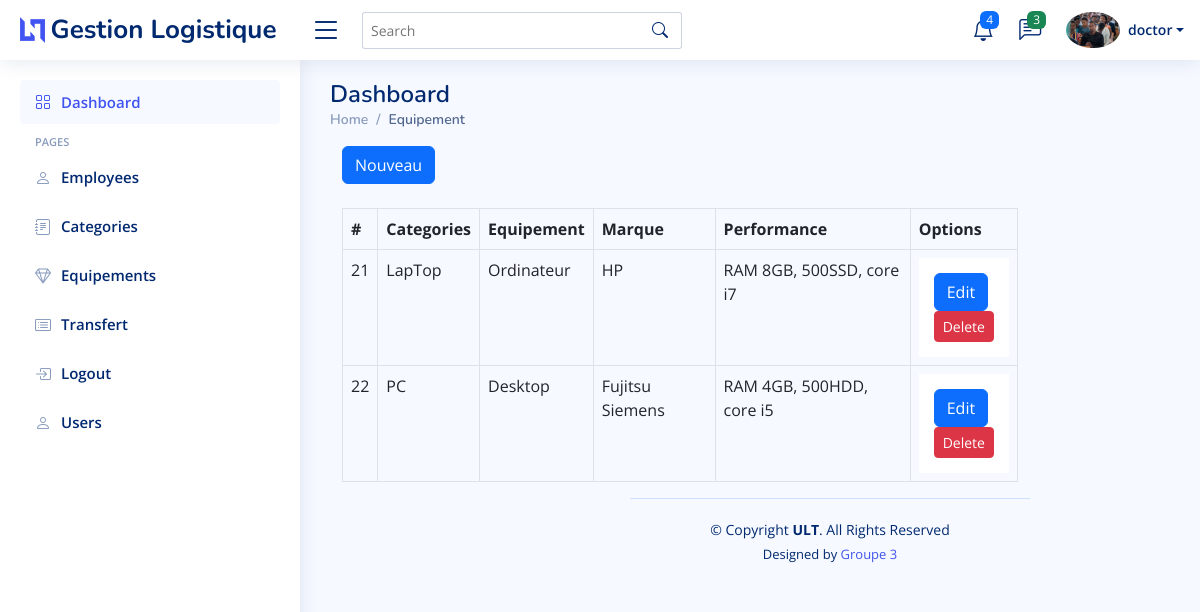
Screenshot of /products/ (signed in) with the database file from the repository.
### app/models/product.py (models this page shows, shortened)
class Product(models.Model):
    product_name = models.CharField(max_length=50, null=True)
    marque = models.CharField(max_length=50, null=True)
    performance = models.CharField(max_length=50, null=True)
    category = models.ForeignKey(Category, on_delete=models.CASCADE)

### app/models/categories.py (models this page shows)
class Category(models.Model):
    category_name = models.CharField(max_length=50, null=True)
    def __str__(self):
        return self.category_name

### app/views/products.py (the view)
# urls.py: path('', admin.index, name='home'),
@login_required(login_url='/login')
def index(request):
    assert isinstance(request, HttpRequest)
    products = Product.objects.all()
    return render(
        request,
        'app/products/index.html',
        {
            'products': products
        }
    )

### app/templates/app/products/index.html (shortened to what this page needs)
{% extends 'app/layouts/defaults.html' %}
{% block content %}
<div class="pagetitle">
    <h1>Dashboard</h1>
    <nav>
      <ol class="breadcrumb">
        <li class="breadcrumb-item"><a href="{% url 'home' %}">Home</a></li>
        <li class="breadcrumb-item active">Equipement</li>
      </ol>
    </nav>
</div>
<div class="col-sm-9 col-sm-offset-3 col-lg-10 col-lg-offset-2 main">
    <div class="container-fluid">
        <a href="{% url 'products_create' %} " class="btn btn-primary">Nouveau</a>
        <br><br>
        <div class="table-responsive">
            <table class="table table-bordered table-stripped">
                <thead>
                    <tr>
                    <th>#</th>
                    <th> Categories</th>
                    <th> Equipement </th>
                    <th> Marque </th>
                    <th> Performance </th>
                    <th> Options </th>
                    </tr>
                </thead>
                <tbody>
                    {% for product in products %}
                    <tr>
                        <td>{{ product.id }} </td>
                        <td>{{product.category}} </td>
                        <td>{{product.product_name}} </td>
                        <td>{{product.marque}} </td>
                        <td>{{product.performance}} </td>
                        <td>
                            <div class="card-footer">
                                <a href="{% url 'products_edit' product.id %}"class="btn btn-primary">Edit</a>
                                <form action="{% url 'products_delete' product.id %}" method="POST">
                                    <button type="submit" onclick="return confirm('Ushaka kuyifuta??')"
                                        class="btn btn-danger btn-sm"> Delete</button>
                                </form>
                            </div>
                        </td>
                    </tr>
                    {% endfor %}
                </tbody>
            </table>
        </div>
    </div>
{% endblock  %}

### app/templates/app/layouts/defaults.html (shortened to what this page needs)
<!DOCTYPE html>
<html lang="en">
{% include 'app/partials/head.html' %}
<body>
  {% include 'app/partials/nav.html' %}
  {% include 'app/partials/sidebar.html' %}
  <main id="main" class="main">
    {% block content %}
    {% endblock  %}
  {% include 'app/partials/footer.html' %}
</body>
</html>

### app/templates/app/partials/head.html (shortened to what this page needs)
{% load static %}
<head>
    <link href="{% static 'app/vendor/bootstrap/css/bootstrap.min.css' %}" rel="stylesheet">
    <link href="{% static 'app/vendor/bootstrap-icons/bootstrap-icons.css' %}" rel="stylesheet">
    <link href="{% static 'app/vendor/boxicons/css/boxicons.min.css' %}" rel="stylesheet">
    <link href="{% static 'app/vendor/quill/quill.snow.css' %}" rel="stylesheet">
    <link href="{% static 'app/vendor/quill/quill.bubble.css' %}" rel="stylesheet">
    <link href="{% static 'app/vendor/remixicon/remixicon.css' %}" rel="stylesheet">
    <link href="{% static 'app/vendor/simple-datatables/style.css' %}" rel="stylesheet">
    <link href="{% static 'app/css/style.css' %}" rel="stylesheet">
  </head>

### app/templates/app/partials/nav.html (shortened to what this page needs)
<header id="header" class="header fixed-top d-flex align-items-center">
    <div class="d-flex align-items-center justify-content-between">
      <a href="index.html" class="logo d-flex align-items-center">
        <img src="assets/img/logo.png" alt="">
        <span class="d-none d-lg-block">Gestion Logistique</span>
      </a>
      <i class="bi bi-list toggle-sidebar-btn"></i>
    </div>
    <div class="search-bar">
      <form class="search-form d-flex align-items-center" method="POST" action="#">
        <input type="text" name="query" placeholder="Search" title="Enter search keyword">
        <button type="submit" title="Search"><i class="bi bi-search"></i></button>
      </form>
    </div>
    <nav class="header-nav ms-auto">
      <ul class="d-flex align-items-center">
        <li class="nav-item dropdown">
          <a class="nav-link nav-icon" href="#" data-bs-toggle="dropdown">
            <i class="bi bi-bell"></i>
            <span class="badge bg-primary badge-number">4</span>
          </a>
        </li>
        <li class="nav-item dropdown">
          <a class="nav-link nav-icon" href="#" data-bs-toggle="dropdown">
            <i class="bi bi-chat-left-text"></i>
            <span class="badge bg-success badge-number">3</span>
          </a>
        </li>
        <li class="nav-item dropdown pe-3">
          <a class="nav-link nav-profile d-flex align-items-center pe-0" href="#" data-bs-toggle="dropdown">
            <img src="assets/img/pro.jpg" alt="Profile" class="rounded-circle">
            <span class="d-none d-md-block dropdown-toggle ps-2">{{user.username}}</span>
          </a>
        </li>
      </ul>
    </nav>
  </header>

### app/templates/app/partials/sidebar.html
<aside id="sidebar" class="sidebar">
    <ul class="sidebar-nav" id="sidebar-nav">
      <li class="nav-item">
        <a class="nav-link " href="{% url 'home' %}">
          <i class="bi bi-grid"></i>
          <span>Dashboard</span>
        </a>
      </li>
      <li class="nav-heading">Pages</li>
      <li class="nav-item">
        <a class="nav-link collapsed" href="{% url 'employes' %}">
          <i class="bi bi-person"></i>
          <span>Employees</span>
        </a>
      </li>
      <li class="nav-item">
        <a class="nav-link collapsed" href="{% url 'categories' %}">
          <i class="bi bi-journal-text"></i>
          <span>Categories</span>
        </a>
      </li>
      <li class="nav-item">
        <a class="nav-link collapsed" href="{% url 'products' %}">
          <i class="bi bi-gem"></i>
          <span>Equipements </span>
        </a>
      </li>
      <li class="nav-item">
        <a class="nav-link collapsed" href="{% url 'transferts' %}">
          <i class="bi bi-card-list"></i>
          <span>Transfert</span>
        </a>
      </li>
      <li class="nav-item">
        <a class="nav-link collapsed" href="{% url 'logout' %}">
          <i class="bi bi-box-arrow-in-right"></i>
          <span>Logout</span>
        </a>
      </li>
      <li class="nav-item">
        <a class="nav-link collapsed" href="{% url 'users_index' %}">
          <i class="bi bi-person"></i>
          <span>Users</span>
        </a>
      </li>
    </ul>
  </aside>

### app/templates/app/partials/footer.html
<footer id="footer" class="footer">
    <div class="copyright">
      &copy; Copyright <strong><span>ULT</span></strong>. All Rights Reserved
    </div>
    <div class="credits">
      Designed by <a href="https://bootstrapmade.com/">Groupe 3</a>
    </div>
  </footer>

### app/templates/app/partials/js.html (shortened to what this page needs)
{% load static %}

### app/static/app/css/style.css (style rules this page uses)
:root { scroll-behavior: smooth; }
body { font-family: "Open Sans", sans-serif; background: #f6f9ff; color: #444444; }
a { color: #4154f1; text-decoration: none; }
h1, h2, h3, h4, h5, h6 { font-family: "Nunito", sans-serif; }
#main { margin-top: 60px; padding: 20px 30px; transition: all 0.3s; }
.pagetitle { margin-bottom: 10px; }
.pagetitle h1 { font-size: 24px; margin-bottom: 0; font-weight: 600; color: #012970; }
.card-header, .card-footer { border-color: #ebeef4; background-color: #fff; color: #798eb3; padding: 15px; }
.breadcrumb { font-size: 14px; font-family: "Nunito", sans-serif; color: #899bbd; font-weight: 600; }
.breadcrumb a { color: #899bbd; transition: 0.3s; }
.breadcrumb .breadcrumb-item::before { color: #899bbd; }
.breadcrumb .active { color: #51678f; font-weight: 600; }
.logo { line-height: 1; }
@media (min-width: 1200px) { .logo { width: 280px; } }
.logo img { max-height: 26px; margin-right: 6px; }
.logo span { font-size: 26px; font-weight: 700; color: #012970; font-family: "Nunito", sans-serif; }
.header { transition: all 0.5s; z-index: 997; height: 60px; box-shadow: 0px 2px 20px rgba(1, 41, 112, 0.1); background-color: #fff; padding-left: 20px; }
.header .toggle-sidebar-btn { font-size: 32px; padding-left: 10px; cursor: pointer; color: #012970; }
.header .search-bar { min-width: 360px; padding: 0 20px; }
.header .search-form { width: 100%; }
.header .search-form input { border: 0; font-size: 14px; color: #012970; border: 1px solid rgba(1, 41, 112, 0.2); padding: 7px 38px 7px 8px; border-radius: 3px; transition: 0.3s; width: 100%; }
.header .search-form button { border: 0; padding: 0; margin-left: -30px; background: none; }
.header .search-form button i { color: #012970; }
.header-nav ul { list-style: none; }
.header-nav>ul { margin: 0; padding: 0; }
.header-nav .nav-icon { font-size: 22px; color: #012970; margin-right: 25px; position: relative; }
.header-nav .nav-profile { color: #012970; }
.header-nav .nav-profile img { max-height: 36px; }
.header-nav .nav-profile span { font-size: 14px; font-weight: 600; }
.header-nav .badge-number { position: absolute; inset: -2px -5px auto auto; font-weight: normal; font-size: 12px; padding: 3px 6px; }
.sidebar { position: fixed; top: 60px; left: 0; bottom: 0; width: 300px; z-index: 996; transition: all 0.3s; padding: 20px; overflow-y: auto; scrollbar-width: thin; scrollbar-color: #aab7cf transparent; box-shadow: 0px 0px 20px rgba(1, 41, 112, 0.1); background-color: #fff; }
@media (min-width: 1200px) { #main, #footer { margin-left: 300px; } }
.sidebar-nav { padding: 0; margin: 0; list-style: none; }
.sidebar-nav li { padding: 0; margin: 0; list-style: none; }
.sidebar-nav .nav-item { margin-bottom: 5px; }
.sidebar-nav .nav-heading { font-size: 11px; text-transform: uppercase; color: #899bbd; font-weight: 600; margin: 10px 0 5px 15px; }
.sidebar-nav .nav-link { display: flex; align-items: center; font-size: 15px; font-weight: 600; color: #4154f1; transition: 0.3; background: #f6f9ff; padding: 10px 15px; border-radius: 4px; }
.sidebar-nav .nav-link i { font-size: 16px; margin-right: 10px; color: #4154f1; }
.sidebar-nav .nav-link.collapsed { color: #012970; background: #fff; }
.sidebar-nav .nav-link.collapsed i { color: #899bbd; }
.footer { padding: 20px 0; font-size: 14px; transition: all 0.3s; border-top: 1px solid #cddfff; }
.footer .copyright { text-align: center; color: #012970; }
.footer .credits { padding-top: 5px; text-align: center; font-size: 13px; color: #012970; }

### rows the page displays
Product: id "21", category "LapTop", product_name "Ordinateur", marque "HP", performance "RAM 8GB, 500SSD, core i7"
Product: id "22", category "PC", product_name "Desktop", marque "Fujitsu Siemens", performance "RAM 4GB, 500HDD, core i5"

### other values shown
{{ user.username }} "doctor"
